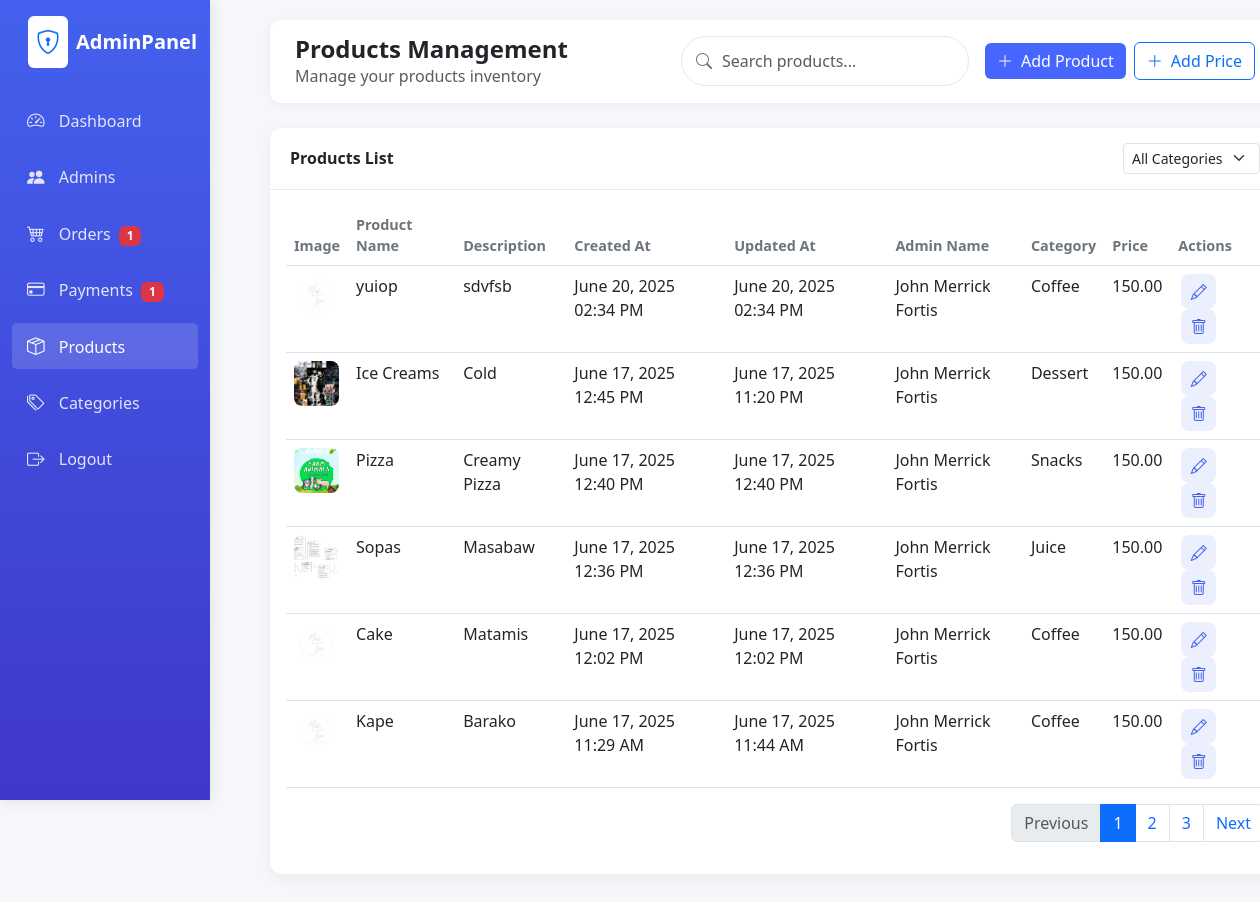
The app's page /admin/products.php (signed in) with its own data.
### tables this page shows
CREATE TABLE `product` (
  `Product_ID` int(11) NOT NULL,
  `Product_Name` varchar(255) NOT NULL,
  `Product_desc` text DEFAULT NULL,
  `Product_Image` varchar(255) DEFAULT NULL,
  `Created_at` datetime NOT NULL DEFAULT current_timestamp(),
  `Updated_at` datetime DEFAULT NULL ON UPDATE current_timestamp(),
  `Admin_ID` int(11) NOT NULL,
  `Category_ID` int(11) NOT NULL,
  `Price_ID` int(11) NOT NULL
);

CREATE TABLE `category` (
  `Category_ID` int(11) NOT NULL,
  `Category_Name` varchar(100) NOT NULL
);

CREATE TABLE `product_price` (
  `Price_ID` int(11) NOT NULL,
  `Price_Amount` decimal(10,2) NOT NULL,
  `Effective_From` date NOT NULL,
  `Effective_To` date DEFAULT NULL
);

### admin/sidebar_counts.php (called while the page is built, shortened)
<?php
$pendingProcessingCount = 0;
$unpaidPayments = 0;
?>

### admin/products.php (the view, shortened to what this page needs)
<?php
include 'sidebar_counts.php';
$products = [];
try {
    $db = new database();
    $conn = $db->opencon();
    $stmt = $conn->prepare("
        SELECT
            p.*,
            pp.Price_Amount,
            c.Category_Name,
            a.Admin_Name
        FROM product p
        LEFT JOIN product_price pp ON p.Price_ID = pp.Price_ID
        LEFT JOIN category c ON p.Category_ID = c.Category_ID
        LEFT JOIN admin a ON p.Admin_ID = a.Admin_ID
        ORDER BY p.Created_at DESC
    ");
    $stmt->execute();
    $products = $stmt->fetchAll(PDO::FETCH_ASSOC);
} catch (PDOException $e) {
    $error = "Database Error: " . $e->getMessage();
}
?>
<!DOCTYPE html>
<html lang="en">
<head>
    <link href="https://cdn.jsdelivr.net/npm/bootstrap@5.3.0/dist/css/bootstrap.min.css" rel="stylesheet">
    <link rel="stylesheet" href="https://cdn.jsdelivr.net/npm/bootstrap-icons@1.10.0/font/bootstrap-icons.css">
    <link rel="stylesheet" href="assets/css/style.css">
</head>
<body class="dashboard-page">
    <div class="container-fluid">
        <div class="row">
            <div class="col-md-2 col-lg-2 d-md-block sidebar collapse">
                <div class="pt-3">
                    <div class="d-flex align-items-center mb-4 px-3">
                        <div class="bg-white p-2 rounded me-2">
                            <i class="bi bi-shield-lock text-primary fs-4"></i>
                        </div>
                        <div class="logo-text fw-bold fs-5">AdminPanel</div>
                    </div>
                    <ul class="nav flex-column">
                        <li class="nav-item">
                            <a class="nav-link" href="index.php">
                                <i class="bi bi-speedometer2"></i>
                                <span>Dashboard</span>
                            </a>
                        </li>
                        <li class="nav-item">
                            <a class="nav-link" href="admins.php">
                                <i class="bi bi-people-fill"></i>
                                <span>Admins</span>
                            </a>
                        </li>
                        <li class="nav-item">
                            <a class="nav-link" href="orders.php">
                                <i class="bi bi-cart4"></i>
                                <span>Orders</span>
                                <?php if ($pendingProcessingCount > 0): ?>
                                    <span class="badge bg-danger ms-1"><?= $pendingProcessingCount ?></span>
                                <?php endif; ?>
                            </a>
                        </li>
                        <li class="nav-item">
                            <a class="nav-link" href="payments.php">
                                <i class="bi bi-credit-card"></i>
                                <span>Payments</span>
                                <?php if ($unpaidPayments > 0): ?>
                                    <span class="badge bg-danger ms-1"><?= $unpaidPayments ?></span>
                                <?php endif; ?>
                            </a>
                        </li>
                        <li class="nav-item">
                            <a class="nav-link active" href="products.php">
                                <i class="bi bi-box-seam"></i>
                                <span>Products</span>
                            </a>
                        </li>
                        <li class="nav-item">
                            <a class="nav-link" href="categories.php">
                                <i class="bi bi-tags"></i>
                                <span>Categories</span>
                            </a>
                        </li>
                        <li class="nav-item">
                            <a class="nav-link" href="logout.php">
                                <i class="bi bi-box-arrow-right"></i>
                                <span>Logout</span>
                            </a>
                        </li>
                    </ul>
                </div>
            </div>
            <div class="col-md-10 col-lg-10 main-content">
                <div class="header d-flex justify-content-between align-items-center">
                    <div>
                        <h4 class="mb-0 fw-bold">Products Management</h4>
                        <p class="mb-0 text-muted">Manage your products inventory</p>
                    </div>
                    <div class="d-flex align-items-center">
                        <div class="search-container me-3">
                            <i class="bi bi-search"></i>
                            <input type="text" class="form-control" placeholder="Search products...">
                        </div>
                        <button class="btn btn-primary d-flex align-items-center me-2" data-bs-toggle="modal" data-bs-target="#addProductModal">
                            <i class="bi bi-plus-lg me-2"></i> Add Product
                        </button>
                        <button class="btn btn-outline-primary d-flex align-items-center" data-bs-toggle="modal" data-bs-target="#addPriceModal">
                            <i class="bi bi-plus-lg me-2"></i> Add Price
                        </button>
                    </div>
                </div>
                <div class="card">
                    <div class="card-header d-flex justify-content-between align-items-center">
                        <span>Products List</span>
                        <div>
                            <select class="form-select form-select-sm">
                                <option>All Categories</option>
                            </select>
                        </div>
                    </div>
                    <div class="card-body">
                        <div class="table-responsive">
                            <table class="table table-hover">
                                <thead>
                                    <tr>
                                        <th>Image</th>
                                        <th>Product Name</th>
                                        <th>Description</th>
                                        <th>Created At</th>
                                        <th>Updated At</th>
                                        <th>Admin Name</th>
                                        <th>Category</th>
                                        <th>Price</th>
                                        <th>Actions</th>
                                    </tr>
                                </thead>
                                <tbody>
                                    <?php foreach ($products as $product): ?>
                                    <tr>
                                        <td>
                                            <?php if (!empty($product['Product_Image'])): ?>
                                                <img src="uploads/products/<?= htmlspecialchars($product['Product_Image']) ?>" alt="Product Image" style="width:45px; height:45px; object-fit:cover; border-radius:8px;">
                                            <?php else: ?>
                                                <span class="text-muted">No image</span>
                                            <?php endif; ?>
                                        </td>
                                        <td><?= htmlspecialchars($product['Product_Name']) ?></td>
                                        <td><?= htmlspecialchars($product['Product_desc']) ?></td>
                                        <td><?= date('F d, Y h:i A', strtotime($product['Created_at'])) ?></td>
                                        <td><?= date('F d, Y h:i A', strtotime($product['Updated_at'])) ?></td>
                                        <td><?= htmlspecialchars($product['Admin_Name']) ?></td>
                                        <td><?= htmlspecialchars($product['Category_Name']) ?></td>
                                        <td><?= htmlspecialchars($product['Price_Amount']) ?></td>
                                        <td>
                                            <a href="#"
                                               class="action-btn edit-product-btn"
                                               data-product-id="<?= htmlspecialchars($product['Product_ID']) ?>"
                                               data-product-name="<?= htmlspecialchars($product['Product_Name']) ?>"
                                               data-product-desc="<?= htmlspecialchars($product['Product_desc']) ?>"
                                               data-category-id="<?= htmlspecialchars($product['Category_ID']) ?>"
                                               data-price-id="<?= htmlspecialchars($product['Price_ID']) ?>"
                                               data-image="<?= htmlspecialchars($product['Product_Image']) ?>"
                                               data-effective-from="<?= htmlspecialchars($product['Effective_From'] ?? '') ?>"
                                               data-effective-to="<?= htmlspecialchars($product['Effective_To'] ?? '') ?>"
                                            >
                                                <i class="bi bi-pencil"></i>
                                            </a>
                                            <a href="#"
                                               class="action-btn delete-product-btn"
                                               data-product-id="<?= htmlspecialchars($product['Product_ID']) ?>">
                                                <i class="bi bi-trash"></i>
                                            </a>
                                            </td>
                                    </tr>
                                    <?php endforeach; ?>
                                </tbody>
                            </table>
                        </div>
                        <nav>
                            <ul class="pagination justify-content-end">
                                <li class="page-item disabled">
                                    <a class="page-link" href="#" tabindex="-1">Previous</a>
                                </li>
                                <li class="page-item active"><a class="page-link" href="#">1</a></li>
                                <li class="page-item"><a class="page-link" href="#">2</a></li>
                                <li class="page-item"><a class="page-link" href="#">3</a></li>
                                <li class="page-item">
                                    <a class="page-link" href="#">Next</a>
                                </li>
                            </ul>
                        </nav>
                    </div>
                </div>
            </div>
        </div>
    </div>
</body>
</html>

### admin/assets/css/style.css (style rules this page uses)
:root { --primary-color: #4361ee; --secondary-color: #3f37c9; --light-bg: #f8f9fa; --dark-text: #212529; --success-color: #4cc9f0; --warning-color: #f72585; }
.dashboard-page { background-color: #f5f7fb; font-family: 'Segoe UI', Tahoma, Geneva, Verdana, sans-serif; }
.sidebar { background: linear-gradient(180deg, var(--primary-color), var(--secondary-color)); color: white; height: 100vh; position: fixed; box-shadow: 0 0 15px rgba(0,0,0,0.1); }
.sidebar .nav-link { color: rgba(255,255,255,0.85); border-radius: 5px; margin: 5px 0; padding: 10px 15px; transition: all 0.3s; }
.sidebar .nav-link:hover, .sidebar .nav-link.active { background: rgba(255,255,255,0.15); color: white; }
.sidebar .nav-link i { margin-right: 10px; font-size: 1.1rem; }
.main-content { margin-left: 250px; padding: 20px; }
.header { background: white; padding: 15px 25px; border-radius: 10px; box-shadow: 0 2px 10px rgba(0,0,0,0.05); margin-bottom: 25px; }
.card { border: none; border-radius: 12px; box-shadow: 0 4px 15px rgba(0,0,0,0.05); margin-bottom: 25px; transition: transform 0.3s; }
.card-header { background-color: white; border-bottom: 1px solid #eaeaea; padding: 15px 20px; border-radius: 12px 12px 0 0 !important; font-weight: 600; }
.search-container { position: relative; }
.search-container i { position: absolute; left: 15px; top: 50%; transform: translateY(-50%); color: #6c757d; }
.search-container input { padding-left: 40px; border-radius: 50px; border: 1px solid #e2e8f0; }
.btn-primary { background: #4666FF; border: none; font-weight: 500; font-size: 1rem; transition: background 0.2s; }
.table th { font-weight: 600; color: #6c757d; font-size: 0.9rem; }
.action-btn { width: 35px; height: 35px; display: inline-flex; align-items: center; justify-content: center; border-radius: 8px; background: rgba(67, 97, 238, 0.1); color: var(--primary-color); margin: 0 3px; transition: all 0.3s; }
:root { --primary-color: #4361ee; --secondary-color: #3f37c9; --light-bg: #f8f9fa; --dark-text: #212529; }
.form-control { padding: 12px 15px; border-radius: 10px; border: 2px solid #e2e8f0; transition: all 0.3s; }

### records on screen
product: Product_Image (picture), Product_Name "yuiop", Product_desc "sdvfsb", Created_at "June 20, 2025 02:34 PM", Updated_at "June 20, 2025 02:34 PM", Admin_ID.Admin_Name "John Merrick Fortis", Category_ID.Category_Name "Coffee", Price_ID.Price_Amount "150.00"
product: Product_Image (picture), Product_Name "Ice Creams", Product_desc "Cold", Created_at "June 17, 2025 12:45 PM", Updated_at "June 17, 2025 11:20 PM", Admin_ID.Admin_Name "John Merrick Fortis", Category_ID.Category_Name "Dessert", Price_ID.Price_Amount "150.00"
product: Product_Image (picture), Product_Name "Pizza", Product_desc "Creamy Pizza", Created_at "June 17, 2025 12:40 PM", Updated_at "June 17, 2025 12:40 PM", Admin_ID.Admin_Name "John Merrick Fortis", Category_ID.Category_Name "Snacks", Price_ID.Price_Amount "150.00"
product: Product_Image (picture), Product_Name "Sopas", Product_desc "Masabaw", Created_at "June 17, 2025 12:36 PM", Updated_at "June 17, 2025 12:36 PM", Admin_ID.Admin_Name "John Merrick Fortis", Category_ID.Category_Name "Juice", Price_ID.Price_Amount "150.00"
product: Product_Image (picture), Product_Name "Cake", Product_desc "Matamis", Created_at "June 17, 2025 12:02 PM", Updated_at "June 17, 2025 12:02 PM", Admin_ID.Admin_Name "John Merrick Fortis", Category_ID.Category_Name "Coffee", Price_ID.Price_Amount "150.00"
product: Product_Image (picture), Product_Name "Kape", Product_desc "Barako", Created_at "June 17, 2025 11:29 AM", Updated_at "June 17, 2025 11:44 AM", Admin_ID.Admin_Name "John Merrick Fortis", Category_ID.Category_Name "Coffee", Price_ID.Price_Amount "150.00"

### other values on screen
$pendingProcessingCount "1"
$unpaidPayments "1"
